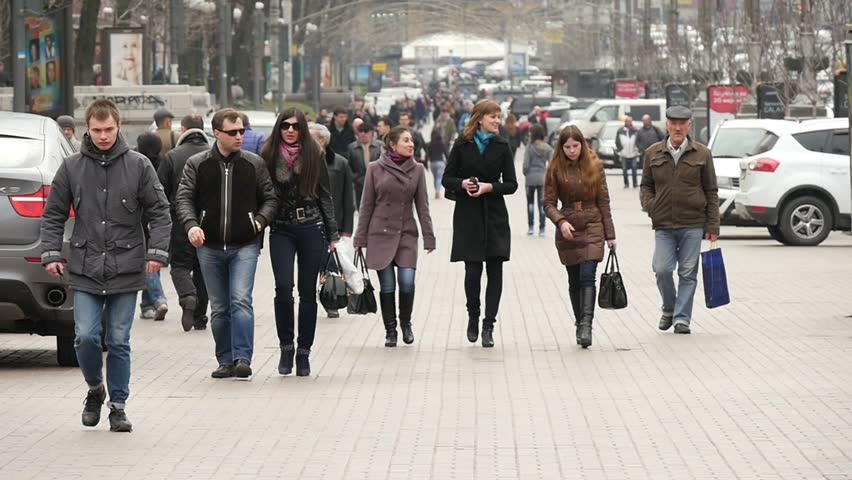
#> input picture 03-exercises/W08/data/people01.jpg, 852 x 480 px
$ jupyter execute --allow-errors 03-hog.ipynb
#> lines starting #> are read from the running program, lines starting #| are printed output that depends on the picture
[cell 1]
import requests
from IPython.core.display import HTML
HTML(f"""
<style>
@import "https://cdn.jsdelivr.net/npm/bulma@0.9.4/css/bulma.min.css";
</style>
""")

# Gradient image features: Histogram of Oriented Gradients (HoG) introduction
This exercise is centered around extraction of gradient features from images. It consist of two parts:
1. Construction of sobel (derivative) filters and convolving them with a sample image.
2. Introduction and application of HoG features on a sample image.

The following cell loads a sample image.

[cell 2]
## load input image
import matplotlib.pyplot as plt


fn =  "./data/people01.jpg"
image = plt.imread(fn)
#> image is the input picture: shape (480, 852, 3); mean R, G, B 152.3, 146.7, 141.6
print(image.shape)
#| (480, 852, 3)

#> (the rest of this cell did not finish here and is left out)

---
**Task 1 (medium): Apply sobel filters👩‍💻**
The goal in this task is to construct derivative (sobel) filters in the x and y direction, and apply them by implementing a convolution algoritm.
The following steps must be completed:
1. Constuct the two gradient filters defined by the matrices below:

$$
sobel_x=\left[
	\begin{array}{r r r}
		-1 & 0 & 1 \\
		-2 & 0 & 2 \\
		-1 & 0 & 1
	\end{array}
\right],
sobel_y=\left[
	\begin{array}{r r r}
		-1 & -2 & -1 \\
		0 &  0 & 0 \\
		1 & 2 & 1
	\end{array}
\right]
$$
2. (Optional) For the exercises last week, the `convolve`
 method from scipy was used to apply the filters. You are free to reuse the same method for this exercise. Optionally, this week we implement the method `convolve2d`
 from scratch. Below is a breakdown of the `convolve2d`
 function used for performing a 2D convolution operation on an image:
    - Reverse the filter, flipping it both vertically and horizontally, to adhere to the convolution's mathematical definition.

    - Output preparation, create an empty array, the same size as the image, to capture the convolution results.

    - Add zero-padding around the image borders to ensure that the kernel properly processes the edges.

    - Convolution process, iterate over each pixel. For each, apply the kernel, multiply its values with the image segment, and sum the results to assign a new value to the pixel.

3. Apply the sobel filters using `convolve2d`
 (or `convolve`
 from scipy) on the sample image. Plot the results using the provided subplot template.

---

#> (a cell that did not finish here is left out)

In the following section, you are reintroduced (see the classification lecture slides) to the [HOG descriptor](https://en.wikipedia.org/wiki/Histogram_of_oriented_gradients)
, shown how to calculate a HoG featues for an image, which includes a visualization of the HoG descriptor.
## Overview of Histogram of Oriented Gradients (HOG) Algorithm
The Histogram of Oriented Gradients (HOG) is a feature descriptor used in computer vision and image processing to detect objects. The process involves the following stages:
**1. Preprocessing / Smoothing:**

Initially, the image undergoes a global normalization application — a procedure that diminishes the effects of lighting discrepancies. A common technique involves gamma (power-law) compression, which can be achieved by calculating the square root or logarithm of each color channel. This stage helps in lessening the impact of local shadowing and highlights variations since the image texture strength is generally related to the local surface illumination.
**2. Calculation of Image Gradients:**

This stage focuses on computing the first-order image gradients. These gradients are crucial as they encapsulate information regarding contours, silhouettes, and textures. This process helps in maintaining resistance to different lighting conditions. The standard procedure is to either convert the image to grayscale or use the most prominent color channel.
**Info**
This step was implemented by us in the first part of the exercise.


**3. Creation of Cells and Calculation of Histograms:**

The objective here is to create an encoding that is attuned to local image content, yet stable against minor alterations in posture or appearance. This method involves partitioning the image window into smaller spatial segments known as "cells." Each cell undergoes a process to accumulate a local 1-D histogram that calculates gradient or edge orientations across all pixels within the cell. This histogram, known as the "orientation histogram," categorizes the gradient angle range into several predetermined bins, with the gradient magnitudes of the cell's pixels contributing to the histogram's data.
**4. Normalization Across Blocks:**

The subsequent stage involves normalizing, which takes into account local arrays of cells, and performs contrast adjustments on their collective responses before the next phase. This step is pivotal for achieving invariance to lighting, shadowing, and edge contrast. It operates by gathering a metric of local histogram "energy" over localized cell groups termed "blocks." This metric is then employed to normalize each cell within the block. Notably, while each cell might be common to multiple blocks, the normalizations are unique to each block, resulting in the cell's repeated appearance with distinct normalizations in the final output vector. Despite seeming redundant, this technique enhances performance. The descriptors obtained from these normalised blocks are what constitute the Histogram of Oriented Gradient (HOG) descriptors.
**5. Compilation of Feature Vector:**

The concluding step amalgamates the HOG descriptors from all block groupings, derived from a dense, overlapping grid spanning the detection window, into a unified feature vector. This vector is integral for the functionality of the window classifier.
In essence, the HOG algorithm is a sophisticated method that converts image data into a format conducive to object detection, with considerable resistance to variations in lighting and posture.

---
**Task 2 (easy): Calculate the HOG descriptor👩‍💻**
After block normalization, concatenate the resulting histograms into the final HOG feature descriptor (vector).
Use the function [skimage.feature.hog](https://scikit-image.org/docs/stable/api/skimage.feature.html<elem-0>.feature.hog)
 to compute
the feature descriptor vector from the resized image. Use the command:
```python
(fd, hog) = hog(
image,
orientations=bins,
pixels_per_cell=(pixels_per_cell, pixels_per_cell),
cells_per_block=(cells_per_block, cells_per_block),
block_norm="L2",
visualize=True,
feature_vector=False,
channel_axis=-1)

```
The function `skimage.features.hog`
 also returns the feature descriptor vector (`fd`
), in which its
size is equal to the number of: Bins $\times$ Block Columns
$\times$ Block Rows $\times$ Cells in the Block.

---

[cell 4]
from skimage.feature import hog
from skimage import data, exposure

# load new image


image1 = data.astronaut()[:270,100:320]
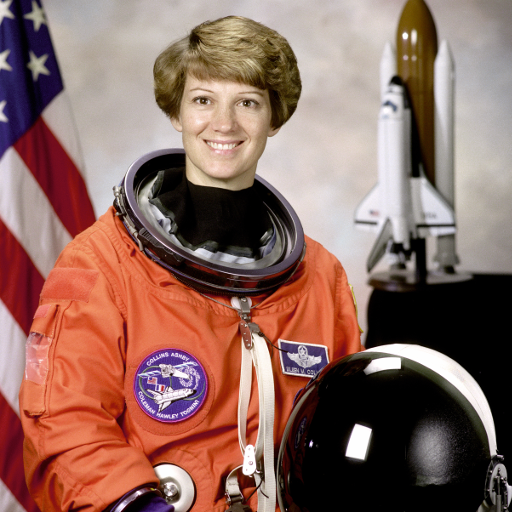
#> input picture skimage.data.astronaut(), 512 x 512 px
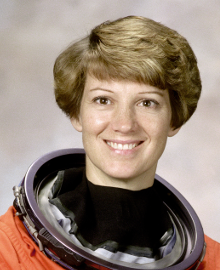
#> image1: shape (270, 220, 3); mean R, G, B 148.5, 130.6, 117.9
print(image1.shape)
#| (270, 220, 3)

feature_vector=True,
bins = 8
pixels_per_cell = 16
cells_per_block = 4

#> (the rest of this cell did not finish here and is left out)

---
**Task 3 (easy): Test the HOG descriptor👩‍💻**
Test the HOG descriptor and function settings:
Try changing:
- The number of bins
- The number of pixels per cell
- The number of cells per block

1. The number of cells per block does not change the visulization, why is that? what does it actually affect?
2. How much does the features space reduce by doing HoG (compare to the default setting)?    - Follow-up (optional), how is the number of output features (i.e. shape of HoG feature vector) defined by the settings (number of bins, number of pixels per cell, and number of cells per block)
**Tip**
Use the output shape of the feature vector to infer the relationship.

---In the next cell we load another image (of a cat) and run the same code as above

[cell 5]
image2 = data.cat()[:270,:440:2]
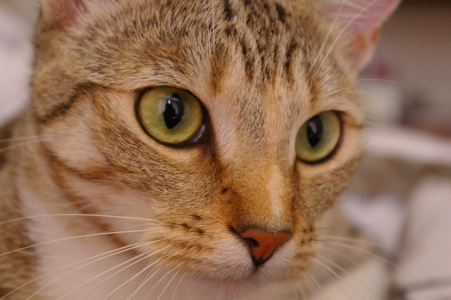
#> input picture skimage.data.cat(), 451 x 300 px
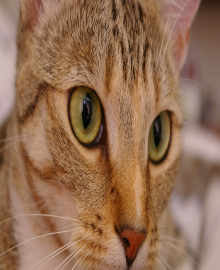
#> image2: shape (270, 220, 3); mean R, G, B 146.3, 109.6, 83.4
print(image2.shape)
#| (270, 220, 3)

#> (the rest of this cell did not finish here and is left out)

---
**Task 4 (easy): Use Hog Features👩‍💻**
In this task compare the HoG features extracted from the two images. Specifically do the following:
1. For different setting visually compare the hog features
2. Calculate the normalized (use `np.linalg.norm`
 to normalize vectors) scalar product between the two feature vectors `fd1`
 and `fd2`
.     - Was is the scalar product between two feacture vectors? (compare it to the value of 1 )
    - Repeat the calculation for multiple HoG filter settings, notice a difference?

#tip(Set `feature_vector`
=True in `hog`
)
3. Based on the similarity, explain how HoG features can be used to classify different images of cat/humans.

---

#> (a cell that did not finish here is left out)

---
**Task 5 (medium): Interpretation/ Understanding questions💡**
Test your implementation by selecting
multiple images available in our dataset (`peopleXY.jpg`
). You
have to compare (visually) the HOG features of people and non-people
images.
- What is visually needed for humans to identify objects visually, compared to hog features?
- How would you apply HoG features in practice to classify different objects in a larger image with multiple people?

---We will get back to that next week!
The code in the cell below visualizes the HoG features:

[cell 7]
# load new image
fn =  "./data/people01.jpg"
image = plt.imread(fn)
print(image.shape)
#| (480, 852, 3)

$ run again, with 03-exercises/W08/data/people02.jpg copied over 03-exercises/W08/data/people01.jpg
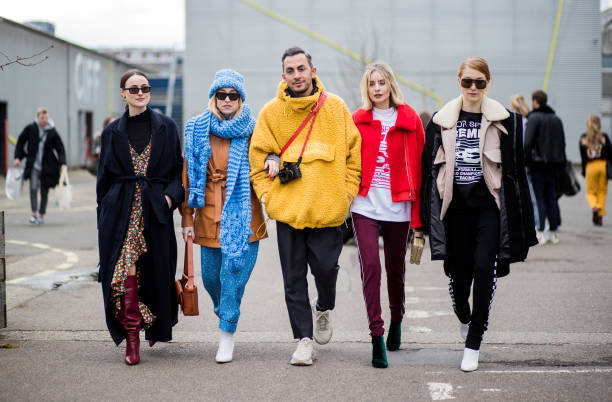
#> input picture 03-exercises/W08/data/people02.jpg, 612 x 402 px
#> image is the input picture: shape (402, 612, 3); mean R, G, B 139.8, 130.9, 129.4
#| (402, 612, 3)
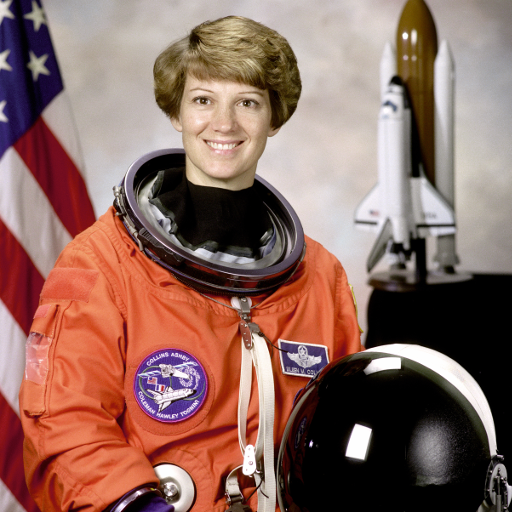
#> input picture skimage.data.astronaut(), 512 x 512 px
#| (270, 220, 3)
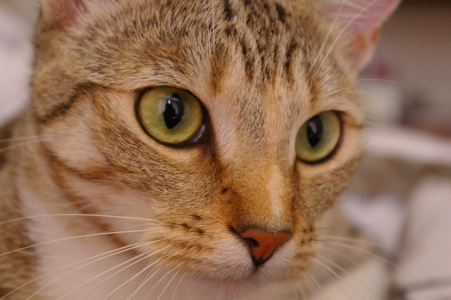
#> input picture skimage.data.cat(), 451 x 300 px
#| (270, 220, 3)
#| (402, 612, 3)

$ run again, with 03-exercises/W08/data/people03.jpg copied over 03-exercises/W08/data/people01.jpg
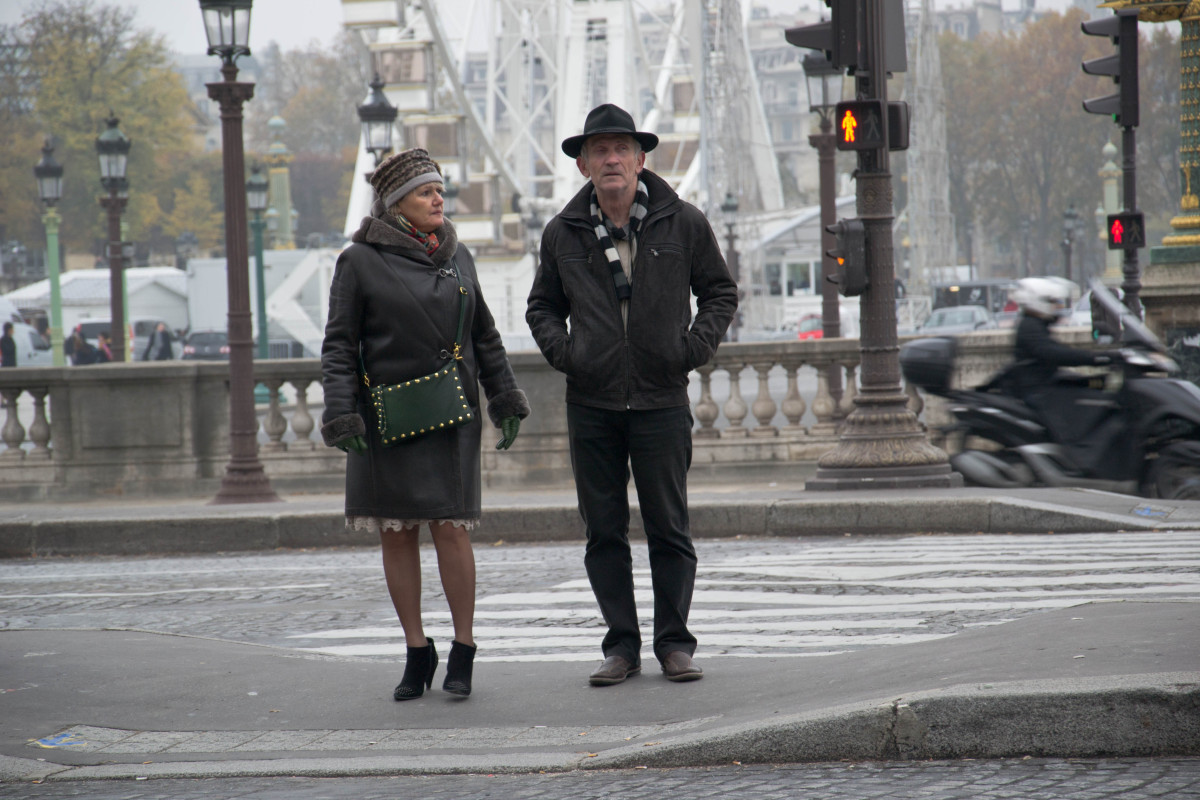
#> input picture 03-exercises/W08/data/people03.jpg, 1200 x 800 px
#> image is the input picture: shape (800, 1200, 3); mean R, G, B 122, 121.5, 121.2
#| (800, 1200, 3)
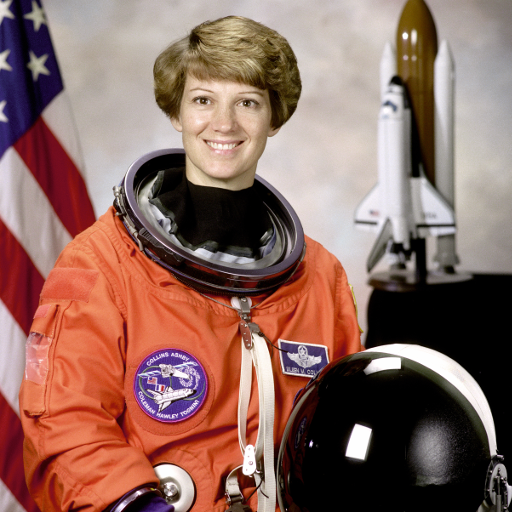
#> input picture skimage.data.astronaut(), 512 x 512 px
#| (270, 220, 3)
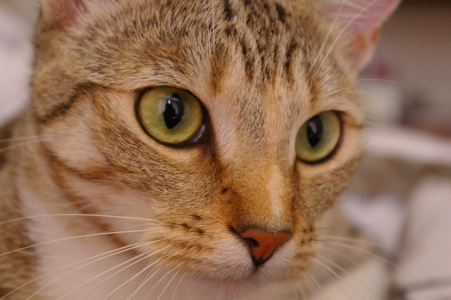
#> input picture skimage.data.cat(), 451 x 300 px
#| (270, 220, 3)
#| (800, 1200, 3)

$ run again, with 03-exercises/W08/data/people04.jpg copied over 03-exercises/W08/data/people01.jpg
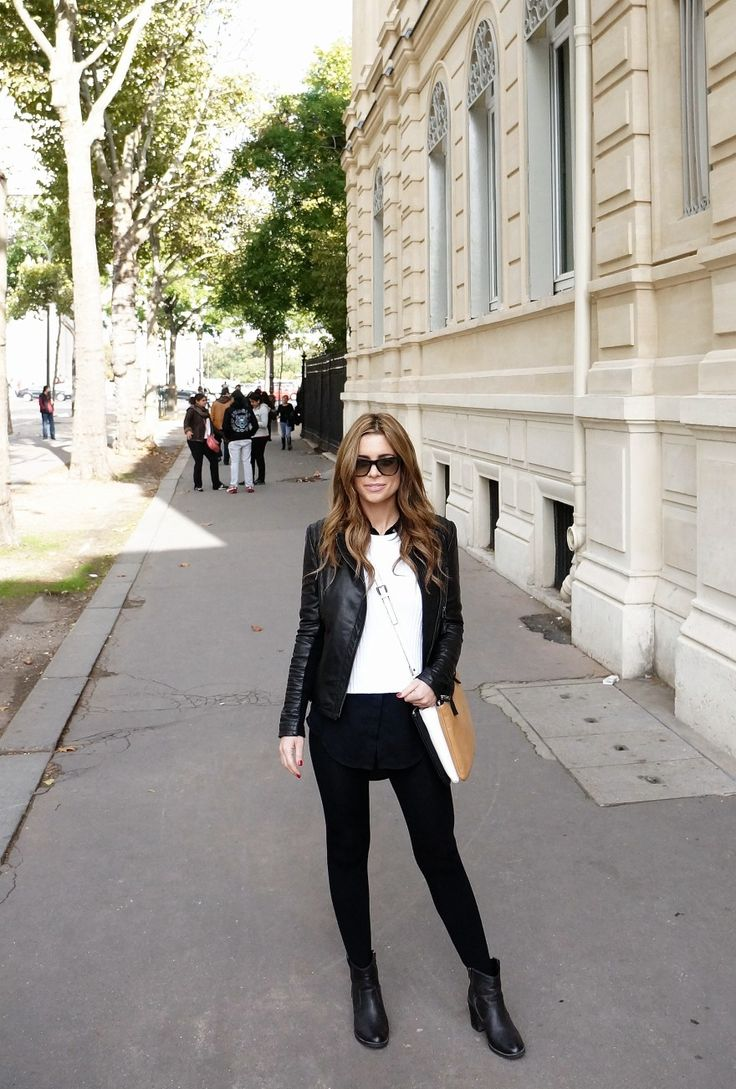
#> input picture 03-exercises/W08/data/people04.jpg, 736 x 1089 px
#> image is the input picture: shape (1089, 736, 3); mean R, G, B 159.6, 154.6, 144.8
#| (1089, 736, 3)
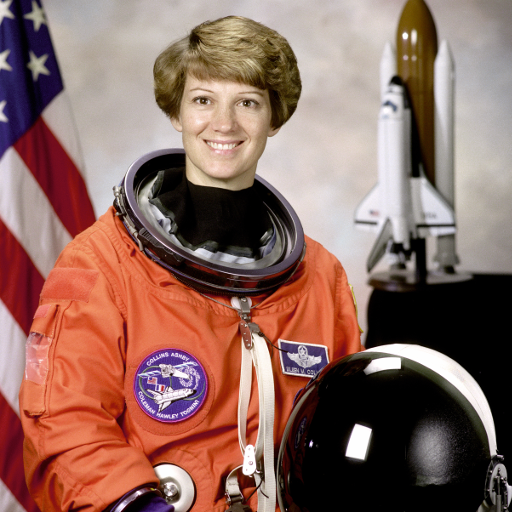
#> input picture skimage.data.astronaut(), 512 x 512 px
#| (270, 220, 3)
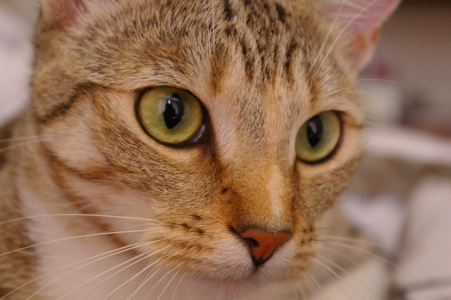
#> input picture skimage.data.cat(), 451 x 300 px
#| (270, 220, 3)
#| (1089, 736, 3)
